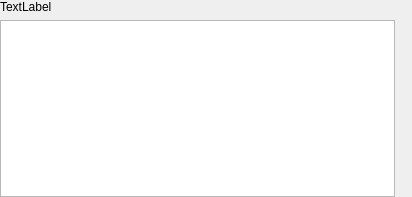
<?xml version="1.0" encoding="UTF-8"?>
<ui version="4.0">
 <class>Device_Mode_Class</class>
 <widget class="QWidget" name="Device_Mode_Class">
  <property name="geometry">
   <rect>
    <x>0</x>
    <y>0</y>
    <width>412</width>
    <height>197</height>
   </rect>
  </property>
  <property name="windowMySpeed" stdset="0">
   <string>Form</string>
  </property>
  <layout class="QVBoxLayout" name="verticalLayout">
   <property name="leftMargin">
    <number>0</number>
   </property>
   <property name="topMargin">
    <number>0</number>
   </property>
   <property name="rightMargin">
    <number>0</number>
   </property>
   <property name="bottomMargin">
    <number>0</number>
   </property>
   <item>
    <widget class="QLabel" name="label">
     <property name="text">
      <string>TextLabel</string>
     </property>
    </widget>
   </item>
   <item>
    <layout class="QHBoxLayout" name="horizontalLayout">
     <property name="spacing">
      <number>10</number>
     </property>
     <item>
      <widget class="QListWidget" name="imageList">
       <property name="sizePolicy">
        <sizepolicy hsizetype="Expanding" vsizetype="Expanding">
         <horstretch>0</horstretch>
         <verstretch>0</verstretch>
        </sizepolicy>
       </property>
      </widget>
     </item>
     <item>
      <widget class="QLabel" name="imageLabel">
       <property name="text">
        <string/>
       </property>
      </widget>
     </item>
    </layout>
   </item>
  </layout>
 </widget>
 <resources/>
 <connections/>
</ui>
